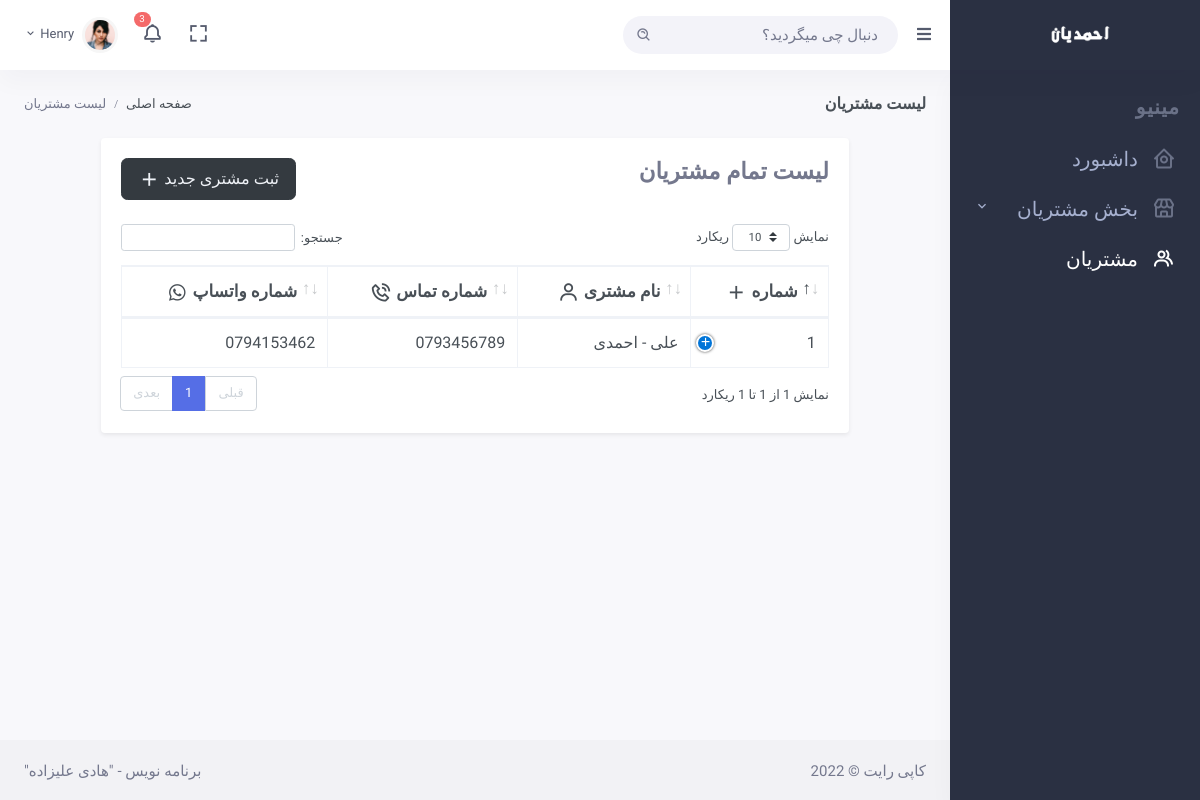
The app's page /customers/list/, older data.
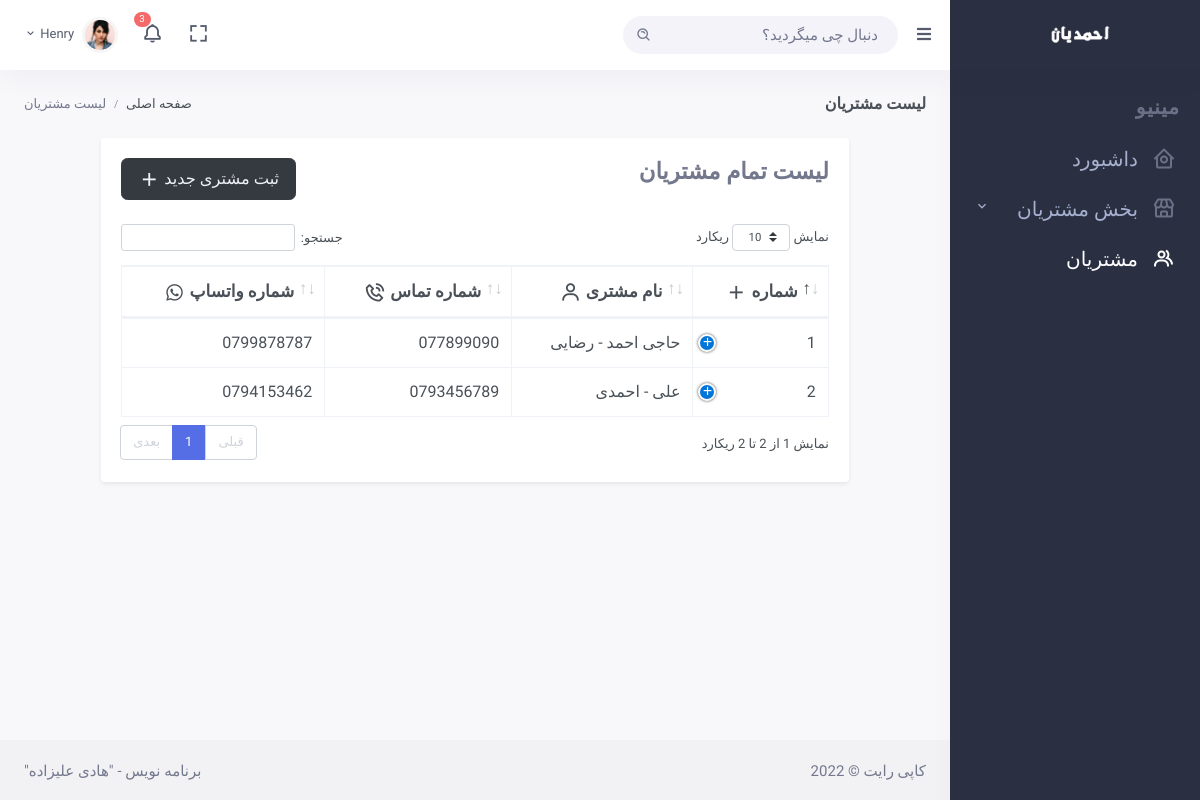
The same page, newer data.
### customers/models.py (models this page shows, shortened)
class Customer(models.Model):
    name = models.CharField(max_length=200, verbose_name="اسم مشتری")
    last_name = models.CharField(max_length=200, verbose_name="تخلص مشتری")
    phone_number  = models.CharField(max_length=15, verbose_name="شماره تماس مشتری")
    social_number = models.CharField(max_length=15, verbose_name="شماره واتساپ", null=True, blank=True)
    address = models.CharField(max_length=200, verbose_name="آدرس مشتری")
    created = models.DateTimeField(auto_now_add=True)
    class Meta:
        ordering = ('-created', )

### customers/views.py (the view)
# urls.py: path("customers/list/", views.customer_list_view, name="customer-list"),
def customer_list_view(request):
    customers = Customer.objects.all()
    context = {
        "customers" : customers
    }
    return render(request, "customers/list.html", context)

### customers/templates/customers/list.html (shortened to what this page needs)
{% extends 'main.html' %}
{% block page_title %}
لیست مشتریان
{% endblock page_title %}
{% block breadcrumb %}
<div class="page-title-right">
    <ol class="breadcrumb m-0">
        <li class="breadcrumb-item"><a href="/">صفحه اصلی</a></li>
        <li class="breadcrumb-item active">لیست مشتریان</li>
    </ol>
</div>
{% endblock breadcrumb %}
{% block content %}
<div class="row">
    <div class="col-xl-10 m-auto">
        <div class="card shadow-sm">
            <div class="card-body">
                <div class="row">
                    <div class="col-lg-6">
                        <h3 class="mb-4 text-muted" style="font-weight: bold;">لیست تمام مشتریان</h3>
                    </div>
                    <div class="col-lg-6">
                        <a href="{% url 'customer-create' %}" class="float-right btn btn-dark btn-lg mb-4 ">
                            ثبت مشتری جدید
                            <i class="bx bx-plus font-size-22 align-middle"></i>
                        </a>
                    </div>
                </div>
                <table id="datatable" class="table table-bordered dt-responsive nowrap"
                    style="border-collapse: collapse; border-spacing: 0; width: 100%;">
                    <thead>
                        <tr>
                            <th class="font-size-17">شماره
                                <i class="bx bx-plus align-middle font-size-22"></i>
                            </th>
                            <th class="font-size-17">نام مشتری
                                <i class='bx bx-user align-middle font-size-22 ' ></i>
                            </th>
                            <th class="font-size-17">شماره تماس
                                <i class='bx bx-phone-call align-middle font-size-22 ' ></i>
                            </th>
                            <th class="font-size-17">شماره واتساپ
                                <i class='bx bxl-whatsapp font-size-22 align-middle '></i>
                            </th>
                        </tr>
                    </thead>
                    <tbody>
                        {% for customer in customers %}
                            <tr>
                                <td class="font-size-16">{{forloop.counter}}</td>
                                <td class="font-size-16">{{customer.name}} - {{customer.last_name}}</td>
                                <td class="font-size-16">{{customer.phone_number}}</td>
                                <td class="font-size-16">
                                    {% if customer.social_number %}
                                        {{customer.social_number}}
                                    {% else %}
                                        ندارد
                                    {% endif %}
                                </td>
                            </tr>
                        {% endfor %}
                    </tbody>
                </table>
            </div>
        </div>
    </div>
</div>
{% endblock content %}

Row changes from the older to the newer data that the page shows:
added Customer: name "حاجی احمد", last_name "رضایی", phone_number "077899090", social_number "0799878787"
Text that changed along with them:
text written by a page script: "نمایش ریکارد جستجو: نمایش 1 از 1 تا 1 ریکارد قبلی 1 بعدی" → "نمایش ریکارد جستجو: نمایش 1 از 2 تا 2 ریکارد قبلی 1 بعدی"
